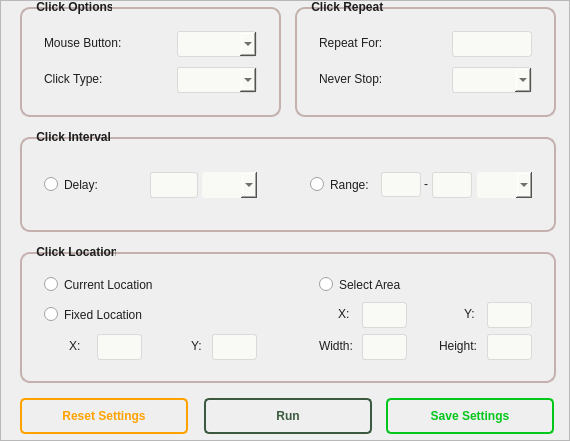
       <widget class="QFrame" name="home_frame">
        <property name="geometry">
         <rect>
          <x>72</x>
          <y>0</y>
          <width>570</width>
          <height>441</height>
         </rect>
        </property>
        <property name="sizePolicy">
         <sizepolicy hsizetype="Preferred" vsizetype="Preferred">
          <horstretch>0</horstretch>
          <verstretch>0</verstretch>
         </sizepolicy>
        </property>
        <property name="toolTip">
         <string/>
        </property>
        <property name="styleSheet">
         <string notr="true">color: rgb(30, 30, 30);
</string>
        </property>
        <property name="frameShape">
         <enum>QFrame::StyledPanel</enum>
        </property>
        <property name="frameShadow">
         <enum>QFrame::Raised</enum>
        </property>
        <property name="midLineWidth">
         <number>0</number>
        </property>
        <widget class="QPushButton" name="reset_settings_button">
         <property name="geometry">
          <rect>
           <x>20</x>
           <y>398</y>
           <width>168</width>
           <height>36</height>
          </rect>
         </property>
         <property name="font">
          <font>
           <pointsize>9</pointsize>
           <weight>75</weight>
           <bold>true</bold>
          </font>
         </property>
         <property name="toolTip">
          <string>&lt;p style='white-space:pre'&gt;Reset the tool to default values&lt;/p&gt;</string>
         </property>
         <property name="styleSheet">
          <string notr="true">QPushButton {
border-radius: 5px;
border: 2px solid rgb(255, 162, 0);
color: rgb(255, 162, 0);

}

QPushButton:hover {
color: white;
background-color: rgb(255, 162, 0);
}

QToolTip { 
background-color: #e0e0e0;
border: none; }
</string>
         </property>
         <property name="text">
          <string>Reset Settings</string>
         </property>
        </widget>
        <widget class="QPushButton" name="save_settings_button">
         <property name="geometry">
          <rect>
           <x>386</x>
           <y>398</y>
           <width>168</width>
           <height>36</height>
          </rect>
         </property>
         <property name="font">
          <font>
           <pointsize>9</pointsize>
           <weight>75</weight>
           <bold>true</bold>
          </font>
         </property>
         <property name="toolTip">
          <string>&lt;p style='white-space:pre'&gt;Save the click settings to PC or App&lt;/p&gt;</string>
         </property>
         <property name="styleSheet">
          <string notr="true">QPushButton{
border-radius: 5px;
border: 2px solid rgb(3, 199, 26);
color: rgb(3, 199, 26);

}

QPushButton:hover {
color: white;
background-color: rgb(3, 199, 26);
}

QToolTip { 
background-color: #e0e0e0;
border: none; }</string>
         </property>
         <property name="text">
          <string>Save Settings</string>
         </property>
        </widget>
        <widget class="QPushButton" name="play_button">
         <property name="geometry">
          <rect>
           <x>204</x>
           <y>398</y>
           <width>168</width>
           <height>36</height>
          </rect>
         </property>
         <property name="font">
          <font>
           <pointsize>9</pointsize>
           <weight>75</weight>
           <bold>true</bold>
          </font>
         </property>
         <property name="toolTip">
          <string/>
         </property>
         <property name="styleSheet">
          <string notr="true">QPushButton{
border-radius: 5px;
border: 2px solid #3A5A40;
color: #3A5A40;

}

QPushButton:hover {
color: white;
background-color: #3A5A40;
}</string>
         </property>
         <property name="text">
          <string>Run</string>
         </property>
         <property name="icon">
          <iconset>
           <normaloff>images/Run.png</normaloff>images/Run.png</iconset>
         </property>
        </widget>
        <widget class="QFrame" name="frame">
         <property name="geometry">
          <rect>
           <x>20</x>
           <y>7</y>
           <width>261</width>
           <height>110</height>
          </rect>
         </property>
         <property name="styleSheet">
          <string notr="true">border: 1.5px solid rgb(196, 177, 174);

border-radius: 10px;</string>
         </property>
         <property name="frameShape">
          <enum>QFrame::StyledPanel</enum>
         </property>
         <property name="frameShadow">
          <enum>QFrame::Raised</enum>
         </property>
         <widget class="QComboBox" name="click_type_combobox">
          <property name="geometry">
           <rect>
            <x>157</x>
            <y>60</y>
            <width>80</width>
            <height>26</height>
           </rect>
          </property>
          <property name="maximumSize">
           <size>
            <width>16777215</width>
            <height>16777215</height>
           </size>
          </property>
          <property name="font">
           <font>
            <pointsize>9</pointsize>
           </font>
          </property>
          <property name="styleSheet">
           <string notr="true">background-color: rgb(249, 249, 245);
border: 1px solid;
border-radius: 3px;
border-color: rgb(218, 218, 218)</string>
          </property>
          <property name="currentText">
           <string/>
          </property>
         </widget>
         <widget class="QComboBox" name="mouse_button_combobox">
          <property name="geometry">
           <rect>
            <x>157</x>
            <y>24</y>
            <width>80</width>
            <height>26</height>
           </rect>
          </property>
          <property name="maximumSize">
           <size>
            <width>16777215</width>
            <height>16777215</height>
           </size>
          </property>
          <property name="font">
           <font>
            <pointsize>9</pointsize>
           </font>
          </property>
          <property name="styleSheet">
           <string notr="true">background-color: rgb(249, 249, 245);
border: 1px solid;
border-radius: 3px;
border-color: rgb(218, 218, 218)</string>
          </property>
         </widget>
         <widget class="QLabel" name="mouse_button_label">
          <property name="geometry">
           <rect>
            <x>24</x>
            <y>27</y>
            <width>96</width>
            <height>18</height>
           </rect>
          </property>
          <property name="font">
           <font>
            <pointsize>9</pointsize>
           </font>
          </property>
          <property name="styleSheet">
           <string notr="true">border: none;</string>
          </property>
          <property name="text">
           <string>Mouse Button:</string>
          </property>
         </widget>
         <widget class="QLabel" name="click_type_label">
          <property name="geometry">
           <rect>
            <x>24</x>
            <y>63</y>
            <width>71</width>
            <height>18</height>
           </rect>
          </property>
          <property name="font">
           <font>
            <family>Arial</family>
            <pointsize>9</pointsize>
           </font>
          </property>
          <property name="styleSheet">
           <string notr="true">border: none;</string>
          </property>
          <property name="text">
           <string>Click Type:</string>
          </property>
         </widget>
         <zorder>click_type_combobox</zorder>
         <zorder>mouse_button_label</zorder>
         <zorder>click_type_label</zorder>
         <zorder>mouse_button_combobox</zorder>
        </widget>
        <widget class="QLabel" name="label_2">
         <property name="enabled">
          <bool>true</bool>
         </property>
         <property name="geometry">
          <rect>
           <x>33</x>
           <y>-1</y>
           <width>79</width>
           <height>16</height>
          </rect>
         </property>
         <property name="font">
          <font>
           <weight>75</weight>
           <bold>true</bold>
          </font>
         </property>
         <property name="styleSheet">
          <string notr="true">Border: none;</string>
         </property>
         <property name="text">
          <string> Click Options</string>
         </property>
        </widget>
        <widget class="QLabel" name="label_3">
         <property name="geometry">
          <rect>
           <x>308</x>
           <y>-1</y>
           <width>77</width>
           <height>16</height>
          </rect>
         </property>
         <property name="font">
          <font>
           <weight>75</weight>
           <bold>true</bold>
          </font>
         </property>
         <property name="styleSheet">
          <string notr="true">Border: none;</string>
         </property>
         <property name="text">
          <string> Click Repeat</string>
         </property>
        </widget>
        <widget class="QFrame" name="frame_2">
         <property name="geometry">
          <rect>
           <x>295</x>
           <y>7</y>
           <width>261</width>
           <height>110</height>
          </rect>
         </property>
         <property name="styleSheet">
          <string notr="true">border: 1.5px solid rgb(196, 177, 174);

border-radius: 10px;</string>
         </property>
         <property name="frameShape">
          <enum>QFrame::StyledPanel</enum>
         </property>
         <property name="frameShadow">
          <enum>QFrame::Raised</enum>
         </property>
         <widget class="QLabel" name="never_stop_label">
          <property name="geometry">
           <rect>
            <x>24</x>
            <y>63</y>
            <width>78</width>
            <height>18</height>
           </rect>
          </property>
          <property name="font">
           <font>
            <pointsize>9</pointsize>
           </font>
          </property>
          <property name="styleSheet">
           <string notr="true">border: none;</string>
          </property>
          <property name="text">
           <string>Never Stop:</string>
          </property>
         </widget>
         <widget class="QComboBox" name="never_stop_combobox">
          <property name="geometry">
           <rect>
            <x>157</x>
            <y>60</y>
            <width>80</width>
            <height>26</height>
           </rect>
          </property>
          <property name="maximumSize">
           <size>
            <width>16777215</width>
            <height>16777215</height>
           </size>
          </property>
          <property name="font">
           <font>
            <pointsize>9</pointsize>
           </font>
          </property>
          <property name="styleSheet">
           <string notr="true">background-color: rgb(249, 249, 245);
border: 1px solid;
border-radius: 3px;
border-color: rgb(218, 218, 218)
</string>
          </property>
         </widget>
         <widget class="QLabel" name="repeat_for_label">
          <property name="geometry">
           <rect>
            <x>24</x>
            <y>27</y>
            <width>77</width>
            <height>18</height>
           </rect>
          </property>
          <property name="font">
           <font>
            <pointsize>9</pointsize>
           </font>
          </property>
          <property name="styleSheet">
           <string notr="true">border: none;</string>
          </property>
          <property name="text">
           <string>Repeat For:</string>
          </property>
         </widget>
         <widget class="QLineEdit" name="repeat_for_number">
          <property name="geometry">
           <rect>
            <x>157</x>
            <y>24</y>
            <width>80</width>
            <height>26</height>
           </rect>
          </property>
          <property name="styleSheet">
           <string notr="true">background-color: rgb(249, 249, 245);
border-radius: 3px;
border: 1px solid;
border-color: rgb(218, 218, 218)</string>
          </property>
         </widget>
        </widget>
        <widget class="QFrame" name="frame_3">
         <property name="geometry">
          <rect>
           <x>20</x>
           <y>137</y>
           <width>536</width>
           <height>95</height>
          </rect>
         </property>
         <property name="styleSheet">
          <string notr="true">border: 1.5px solid rgb(196, 177, 174);

border-radius: 10px;</string>
         </property>
         <property name="frameShape">
          <enum>QFrame::StyledPanel</enum>
         </property>
         <property name="frameShadow">
          <enum>QFrame::Raised</enum>
         </property>
         <widget class="QComboBox" name="delay_time_combobox_2">
          <property name="geometry">
           <rect>
            <x>457</x>
            <y>35</y>
            <width>55</width>
            <height>26</height>
           </rect>
          </property>
          <property name="font">
           <font>
            <pointsize>9</pointsize>
           </font>
          </property>
          <property name="styleSheet">
           <string notr="true">background-color: rgb(249, 249, 245);
border-radius: 3px;
border: none;</string>
          </property>
         </widget>
         <widget class="QRadioButton" name="repeat_radio_button">
          <property name="geometry">
           <rect>
            <x>24</x>
            <y>38</y>
            <width>74</width>
            <height>19</height>
           </rect>
          </property>
          <property name="font">
           <font>
            <pointsize>9</pointsize>
           </font>
          </property>
          <property name="styleSheet">
           <string notr="true">border: none;</string>
          </property>
          <property name="text">
           <string>Delay:</string>
          </property>
         </widget>
         <widget class="QComboBox" name="delay_time_combobox">
          <property name="geometry">
           <rect>
            <x>182</x>
            <y>35</y>
            <width>55</width>
            <height>26</height>
           </rect>
          </property>
          <property name="font">
           <font>
            <pointsize>9</pointsize>
           </font>
          </property>
          <property name="styleSheet">
           <string notr="true">background-color: rgb(249, 249, 245);
border-radius: 3px;
border: none;</string>
          </property>
         </widget>
         <widget class="QRadioButton" name="range_radio_button">
          <property name="geometry">
           <rect>
            <x>290</x>
            <y>38</y>
            <width>71</width>
            <height>19</height>
           </rect>
          </property>
          <property name="font">
           <font>
            <pointsize>9</pointsize>
           </font>
          </property>
          <property name="styleSheet">
           <string notr="true">border: none;</string>
          </property>
          <property name="text">
           <string>Range:</string>
          </property>
         </widget>
         <widget class="QLabel" name="label_8">
          <property name="geometry">
           <rect>
            <x>404</x>
            <y>39</y>
            <width>5</width>
            <height>16</height>
           </rect>
          </property>
          <property name="styleSheet">
           <string notr="true">border: none;</string>
          </property>
          <property name="text">
           <string>-</string>
          </property>
         </widget>
         <widget class="QLineEdit" name="delay_time_entrybox">
          <property name="geometry">
           <rect>
            <x>130</x>
            <y>35</y>
            <width>48</width>
            <height>26</height>
           </rect>
          </property>
          <property name="styleSheet">
           <string notr="true">background-color: rgb(249, 249, 245);
border-radius: 3px;
border: 1px solid;
border-color: rgb(218, 218, 218)</string>
          </property>
         </widget>
         <widget class="QLineEdit" name="range_min">
          <property name="geometry">
           <rect>
            <x>361</x>
            <y>35</y>
            <width>40</width>
            <height>25</height>
           </rect>
          </property>
          <property name="styleSheet">
           <string notr="true">background-color: rgb(249, 249, 245);
border-radius: 3px;
border: 1px solid;
border-color: rgb(218, 218, 218)</string>
          </property>
         </widget>
         <widget class="QLineEdit" name="range_max">
          <property name="geometry">
           <rect>
            <x>412</x>
            <y>35</y>
            <width>40</width>
            <height>26</height>
           </rect>
          </property>
          <property name="styleSheet">
           <string notr="true">background-color: rgb(249, 249, 245);
border-radius: 3px;
border: 1px solid;
border-color: rgb(218, 218, 218)</string>
          </property>
         </widget>
        </widget>
        <widget class="QLabel" name="label_4">
         <property name="geometry">
          <rect>
           <x>33</x>
           <y>129</y>
           <width>81</width>
           <height>16</height>
          </rect>
         </property>
         <property name="font">
          <font>
           <weight>75</weight>
           <bold>true</bold>
          </font>
         </property>
         <property name="styleSheet">
          <string notr="true">Border: none;</string>
         </property>
         <property name="text">
          <string> Click Interval</string>
         </property>
        </widget>
        <widget class="QFrame" name="frame_4">
         <property name="geometry">
          <rect>
           <x>20</x>
           <y>252</y>
           <width>536</width>
           <height>131</height>
          </rect>
         </property>
         <property name="styleSheet">
          <string notr="true">border: 1.5px solid rgb(196, 177, 174);

border-radius: 10px;</string>
         </property>
         <property name="frameShape">
          <enum>QFrame::StyledPanel</enum>
         </property>
         <property name="frameShadow">
          <enum>QFrame::Raised</enum>
         </property>
         <widget class="QRadioButton" name="current_location_radio_button">
          <property name="geometry">
           <rect>
            <x>24</x>
            <y>23</y>
            <width>129</width>
            <height>19</height>
           </rect>
          </property>
          <property name="minimumSize">
           <size>
            <width>0</width>
            <height>0</height>
           </size>
          </property>
          <property name="maximumSize">
           <size>
            <width>178</width>
            <height>16777215</height>
           </size>
          </property>
          <property name="font">
           <font>
            <pointsize>9</pointsize>
           </font>
          </property>
          <property name="whatsThis">
           <string>&lt;html&gt;&lt;head/&gt;&lt;body&gt;&lt;p&gt;&lt;br/&gt;&lt;/p&gt;&lt;/body&gt;&lt;/html&gt;</string>
          </property>
          <property name="styleSheet">
           <string notr="true">border: none;</string>
          </property>
          <property name="text">
           <string>Current Location</string>
          </property>
         </widget>
         <widget class="QRadioButton" name="fixed_location_radio_button">
          <property name="geometry">
           <rect>
            <x>24</x>
            <y>53</y>
            <width>115</width>
            <height>19</height>
           </rect>
          </property>
          <property name="minimumSize">
           <size>
            <width>0</width>
            <height>0</height>
           </size>
          </property>
          <property name="maximumSize">
           <size>
            <width>178</width>
            <height>16777215</height>
           </size>
          </property>
          <property name="font">
           <font>
            <pointsize>9</pointsize>
           </font>
          </property>
          <property name="styleSheet">
           <string notr="true">border: none;</string>
          </property>
          <property name="text">
           <string>Fixed Location</string>
          </property>
         </widget>
         <widget class="QLabel" name="y_right_label">
          <property name="geometry">
           <rect>
            <x>171</x>
            <y>85</y>
            <width>14</width>
            <height>18</height>
           </rect>
          </property>
          <property name="font">
           <font>
            <pointsize>9</pointsize>
           </font>
          </property>
          <property name="styleSheet">
           <string notr="true">border: none;</string>
          </property>
          <property name="text">
           <string>Y:</string>
          </property>
         </widget>
         <widget class="QLabel" name="height_label">
          <property name="geometry">
           <rect>
            <x>419</x>
            <y>85</y>
            <width>46</width>
            <height>18</height>
           </rect>
          </property>
          <property name="font">
           <font>
            <pointsize>9</pointsize>
           </font>
          </property>
          <property name="styleSheet">
           <string notr="true">border: none;</string>
          </property>
          <property name="text">
           <string>Height:</string>
          </property>
         </widget>
         <widget class="QRadioButton" name="select_area_radio_button">
          <property name="geometry">
           <rect>
            <x>299</x>
            <y>23</y>
            <width>96</width>
            <height>19</height>
           </rect>
          </property>
          <property name="sizePolicy">
           <sizepolicy hsizetype="Expanding" vsizetype="Fixed">
            <horstretch>0</horstretch>
            <verstretch>0</verstretch>
           </sizepolicy>
          </property>
          <property name="minimumSize">
           <size>
            <width>0</width>
            <height>0</height>
           </size>
          </property>
          <property name="maximumSize">
           <size>
            <width>177</width>
            <height>16777215</height>
           </size>
          </property>
          <property name="font">
           <font>
            <pointsize>9</pointsize>
           </font>
          </property>
          <property name="styleSheet">
           <string notr="true">border: none;</string>
          </property>
          <property name="text">
           <string>Select Area</string>
          </property>
         </widget>
         <widget class="QLabel" name="y_left_label">
          <property name="geometry">
           <rect>
            <x>444</x>
            <y>53</y>
            <width>15</width>
            <height>18</height>
           </rect>
          </property>
          <property name="font">
           <font>
            <pointsize>9</pointsize>
           </font>
          </property>
          <property name="styleSheet">
           <string notr="true">border: none;</string>
          </property>
          <property name="text">
           <string>Y:</string>
          </property>
         </widget>
         <widget class="QLabel" name="x_right_label">
          <property name="geometry">
           <rect>
            <x>49</x>
            <y>85</y>
            <width>14</width>
            <height>18</height>
           </rect>
          </property>
          <property name="font">
           <font>
            <pointsize>9</pointsize>
           </font>
          </property>
          <property name="styleSheet">
           <string notr="true">border: none;</string>
          </property>
          <property name="text">
           <string>X:</string>
          </property>
         </widget>
         <widget class="QLabel" name="x_left_label">
          <property name="geometry">
           <rect>
            <x>318</x>
            <y>53</y>
            <width>14</width>
            <height>18</height>
           </rect>
          </property>
          <property name="font">
           <font>
            <pointsize>9</pointsize>
           </font>
          </property>
          <property name="styleSheet">
           <string notr="true">border: none;</string>
          </property>
          <property name="text">
           <string>X:</string>
          </property>
         </widget>
         <widget class="QLabel" name="width_label">
          <property name="geometry">
           <rect>
            <x>299</x>
            <y>85</y>
            <width>42</width>
            <height>18</height>
           </rect>
          </property>
          <property name="font">
           <font>
            <pointsize>9</pointsize>
           </font>
          </property>
          <property name="styleSheet">
           <string notr="true">border: none;</string>
          </property>
          <property name="text">
           <string>Width:</string>
          </property>
         </widget>
         <widget class="QLineEdit" name="fixed_location_x">
          <property name="geometry">
           <rect>
            <x>77</x>
            <y>82</y>
            <width>45</width>
            <height>26</height>
           </rect>
          </property>
          <property name="styleSheet">
           <string notr="true">background-color: rgb(249, 249, 245);
border-radius: 3px;
border: 1px solid;
border-color: rgb(218, 218, 218)</string>
          </property>
         </widget>
         <widget class="QLineEdit" name="fixed_location_y">
          <property name="geometry">
           <rect>
            <x>192</x>
            <y>82</y>
            <width>45</width>
            <height>26</height>
           </rect>
          </property>
          <property name="styleSheet">
           <string notr="true">background-color: rgb(249, 249, 245);
border-radius: 3px;
border: 1px solid;
border-color: rgb(218, 218, 218)</string>
          </property>
         </widget>
         <widget class="QLineEdit" name="select_area_x">
          <property name="geometry">
           <rect>
            <x>342</x>
            <y>50</y>
            <width>45</width>
            <height>26</height>
           </rect>
          </property>
          <property name="styleSheet">
           <string notr="true">background-color: rgb(249, 249, 245);
border-radius: 3px;
border: 1px solid;
border-color: rgb(218, 218, 218)</string>
          </property>
         </widget>
         <widget class="QLineEdit" name="select_area_y">
          <property name="geometry">
           <rect>
            <x>467</x>
            <y>50</y>
            <width>45</width>
            <height>26</height>
           </rect>
          </property>
          <property name="styleSheet">
           <string notr="true">background-color: rgb(249, 249, 245);
border-radius: 3px;
border: 1px solid;
border-color: rgb(218, 218, 218)</string>
          </property>
         </widget>
         <widget class="QLineEdit" name="select_area_width">
          <property name="geometry">
           <rect>
            <x>342</x>
            <y>82</y>
            <width>45</width>
            <height>26</height>
           </rect>
          </property>
          <property name="styleSheet">
           <string notr="true">background-color: rgb(249, 249, 245);
border-radius: 3px;
border: 1px solid;
border-color: rgb(218, 218, 218)</string>
          </property>
         </widget>
         <widget class="QLineEdit" name="select_area_height">
          <property name="geometry">
           <rect>
            <x>467</x>
            <y>82</y>
            <width>45</width>
            <height>26</height>
           </rect>
          </property>
          <property name="styleSheet">
           <string notr="true">background-color: rgb(249, 249, 245);
border-radius: 3px;
border: 1px solid;
border-color: rgb(218, 218, 218)</string>
          </property>
         </widget>
        </widget>
        <widget class="QLabel" name="label_6">
         <property name="geometry">
          <rect>
           <x>33</x>
           <y>244</y>
           <width>83</width>
           <height>16</height>
          </rect>
         </property>
         <property name="font">
          <font>
           <weight>75</weight>
           <bold>true</bold>
          </font>
         </property>
         <property name="styleSheet">
          <string notr="true">Border: none;</string>
         </property>
         <property name="text">
          <string> Click Location</string>
         </property>
        </widget>
        <zorder>frame</zorder>
        <zorder>save_settings_button</zorder>
        <zorder>play_button</zorder>
        <zorder>reset_settings_button</zorder>
        <zorder>label_2</zorder>
        <zorder>frame_2</zorder>
        <zorder>label_3</zorder>
        <zorder>frame_3</zorder>
        <zorder>frame_4</zorder>
        <zorder>label_6</zorder>
        <zorder>label_4</zorder>
       </widget>
